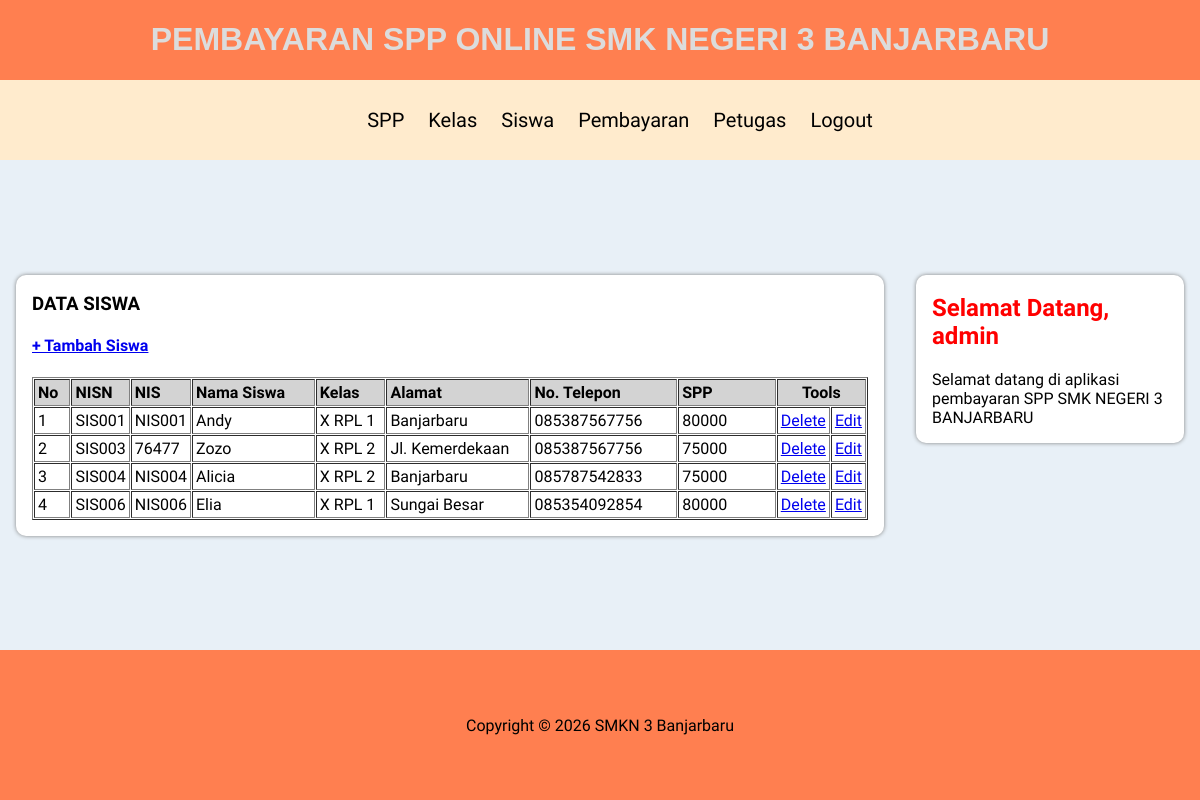
Screenshot of /admin/halaman_admin.php?open=data_siswa (signed in) with the database file from the repository.
### tables this page shows
CREATE TABLE `siswa` (
  `nisn` varchar(10) NOT NULL,
  `nis` varchar(8) NOT NULL,
  `nama` varchar(35) NOT NULL,
  `id_kelas` varchar(11) NOT NULL,
  `alamat` text NOT NULL,
  `no_telp` varchar(15) NOT NULL,
  `id_spp` varchar(5) NOT NULL
);

CREATE TABLE `kelas` (
  `id_kelas` varchar(5) NOT NULL,
  `nama_kelas` varchar(10) NOT NULL,
  `kompetensi_keahlian` varchar(30) NOT NULL
);

CREATE TABLE `spp` (
  `id_spp` varchar(5) NOT NULL,
  `tahun` int(4) NOT NULL,
  `nominal` int(10) NOT NULL
);

### admin/data_siswa.php (the view)
<?php
include_once "../src/koneksi.php";
?>
<h1><b>DATA SISWA</b></h1>
<h4><a href="?open=tambah_siswa">+ Tambah Siswa</a></h4>
<table cellspacing="1" cellpadding="3" border="1">
    <tr bgcolor="lightgray">
        <td width="5%"><b>No</b></td>
        <td width="5%"><b>NISN</b></td>
        <td width="5%"><b>NIS</b></td>
        <td width="20%"><b>Nama Siswa</b></td>
        <td width="10%"><b>Kelas</b></td>
        <td width="20%"><b>Alamat</b></td>
        <td width="20%"><b>No. Telepon</b></td>
        <td width="30%"><b>SPP</b></td>
        <td colspan="2" align="center"><b>Tools</b></td>
    </tr>
<?php
$sql = mysqli_query($koneksi, "SELECT * FROM kelas JOIN siswa ON kelas.id_kelas = siswa.id_kelas JOIN spp ON siswa.id_spp = spp.id_spp");
$nomor = 0;
while ($data = mysqli_fetch_array($sql)) {
    $nomor++;
?>
    <tr>
        <td><?php echo $nomor; ?></td>
        <td><?php echo $data['nisn']; ?></td>
        <td><?php echo $data['nis']; ?></td>
        <td><?php echo $data['nama']; ?></td>
        <td><?php echo $data['nama_kelas']; ?></td>
        <td><?php echo $data['alamat']; ?></td>
        <td><?php echo $data['no_telp']; ?></td>
        <td><?php echo $data['nominal']; ?></td>
        <td width="9%" align="center"><a href="?open=hapus_siswa&nisn=<?php echo $data['nisn']; ?>"
            target="_self" onclick="return confirm('YAKIN INGIN MENGHAPUS DATA SISWA INI ... ?')">Delete</a></td>
        <td width="9%" align="center"><a href="?open=edit_siswa&nisn=<?php echo $data['nisn']; ?>"
            target="_self">Edit</a></td>
    </tr>
<?php } ?>
</table>

### admin/halaman_admin.php (shortened to what this page needs)
<html>
<head>
    <link rel="stylesheet" type="text/css" href="../src/style.css">
</head>
<body>
    <header>
        <h1>PEMBAYARAN SPP ONLINE SMK NEGERI 3 BANJARBARU</h1>
        <div class="menu-wrapper">
            <nav class="menu">
                <?php include "menu.php" ?>
            </nav>
        </div>
    </header>
    <main>
        <section class="blog">
            <article class="konten">
                <?php include "buka_file.php" ?>
            </article>
        </section>
    </main>
    <aside class="sidebar">
        <div class="widget">
            <h2>Selamat Datang, <?php echo $_SESSION['username']; ?></h2>
            <p>Selamat datang di aplikasi pembayaran SPP SMK NEGERI 3 BANJARBARU</p>
        </div>
    </aside>
    <footer>
        <p>Copyright &copy; 2026 SMKN 3 Banjarbaru</p>
    </footer>
</body>
</html>

### admin/menu.php
<ul>
    <li>
        <a href="?open=data_spp">SPP</a>
    </li>
    <li>
        <a href="?open=data_kelas">Kelas</a>
    </li>
    <li>
        <a href="?open=data_siswa">Siswa</a>
    </li>
    <li>
        <a href="?open=data_pembayaran">Pembayaran</a>
    </li>
    <li>
        <a href="?open=data_petugas" target="_self">Petugas</a>
    </li>
    <li>
        <a href="?open=logout">Logout</a>
    </li>
</ul>

### admin/buka_file.php (shortened to what this page needs)
<?php
if (isset($_GET['open'])) {
    switch ($_GET['open']) {
        case 'data_siswa':
            include "data_siswa.php";
            break;
    }
}
else {
    if (!file_exists("informasi_utama.php")) die ("File tidak ada!");
    include "informasi_utama.php";
}

### src/style.css (style rules this page uses)
body { box-sizing: border-box; font-family: 'arimo', sans-serif; margin: 0; background-color: rgb(232, 240, 247); display: grid; row-gap: 1rem; grid-template-columns: 3fr 1fr; grid-template-areas: "header header" "main sidebar" "footer footer"; }
header { grid-area: header; display: flex; flex-direction: column; align-items: center; flex-wrap: wrap; background-color: coral; max-height: fit-content; }
header h1 { color: gainsboro; font-family: "Lucida Sans", "Lucida Sans Regular", "Lucida Grande", "Lucida Sans Unicode", Geneva, Verdana, sans-serif; }
.menu-wrapper { display: flex; justify-content: center; background-color: blanchedalmond; width: 100%; padding: 0.5rem 0rem; }
nav.menu ul { overflow: hidden; display: flex; list-style: none; gap: 1.5rem; font-size: 1.25rem; }
nav.menu ul a { text-decoration: none; color: black; }
main { grid-area: main; align-self: flex-start; background-color: white; border-radius: 10px; padding: 0 1rem 1rem; margin: 0 1rem; box-shadow: 0px 0px 4px gray; }
.sidebar { grid-area: sidebar; align-self: flex-start; background-color: white; border-radius: 10px; padding: 0 1rem; margin: 0 1rem; box-shadow: 0px 0px 4px gray; }
.widget h2 { color: red; }
footer { grid-area: footer; background-color: coral; display: flex; justify-content: center; align-items: center; }

### rows the page displays
siswa: nisn "SIS001", nis "NIS001", nama "Andy", id_kelas.nama_kelas "X RPL 1", alamat "Banjarbaru", no_telp "085387567756", id_spp.nominal "80000"
siswa: nisn "SIS003", nis "76477", nama "Zozo", id_kelas.nama_kelas "X RPL 2", alamat "Jl. Kemerdekaan", no_telp "085387567756", id_spp.nominal "75000"
siswa: nisn "SIS004", nis "NIS004", nama "Alicia", id_kelas.nama_kelas "X RPL 2", alamat "Banjarbaru", no_telp "085787542833", id_spp.nominal "75000"
siswa: nisn "SIS006", nis "NIS006", nama "Elia", id_kelas.nama_kelas "X RPL 1", alamat "Sungai Besar", no_telp "085354092854", id_spp.nominal "80000"

### other values shown
$_SESSION['username'] "admin"
